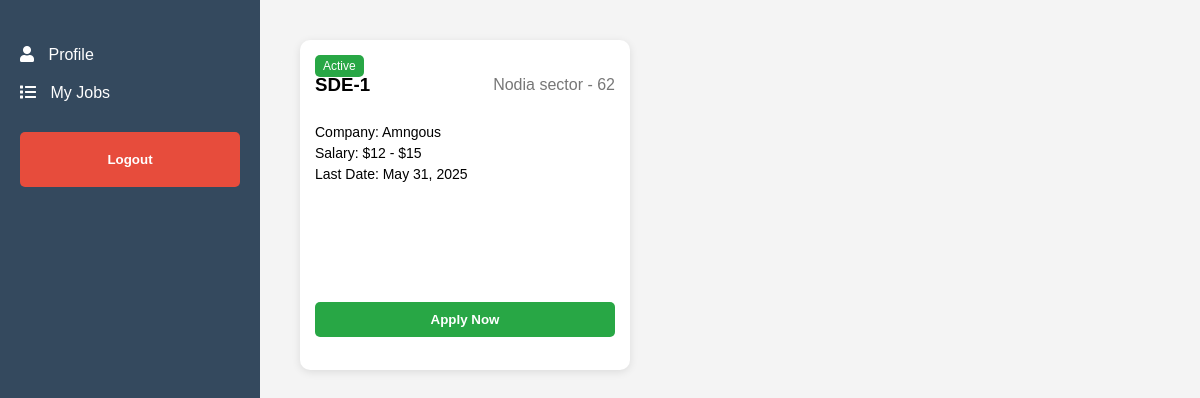
Before: /candidate/candidate-dashboard/ (signed in) with the older database file.
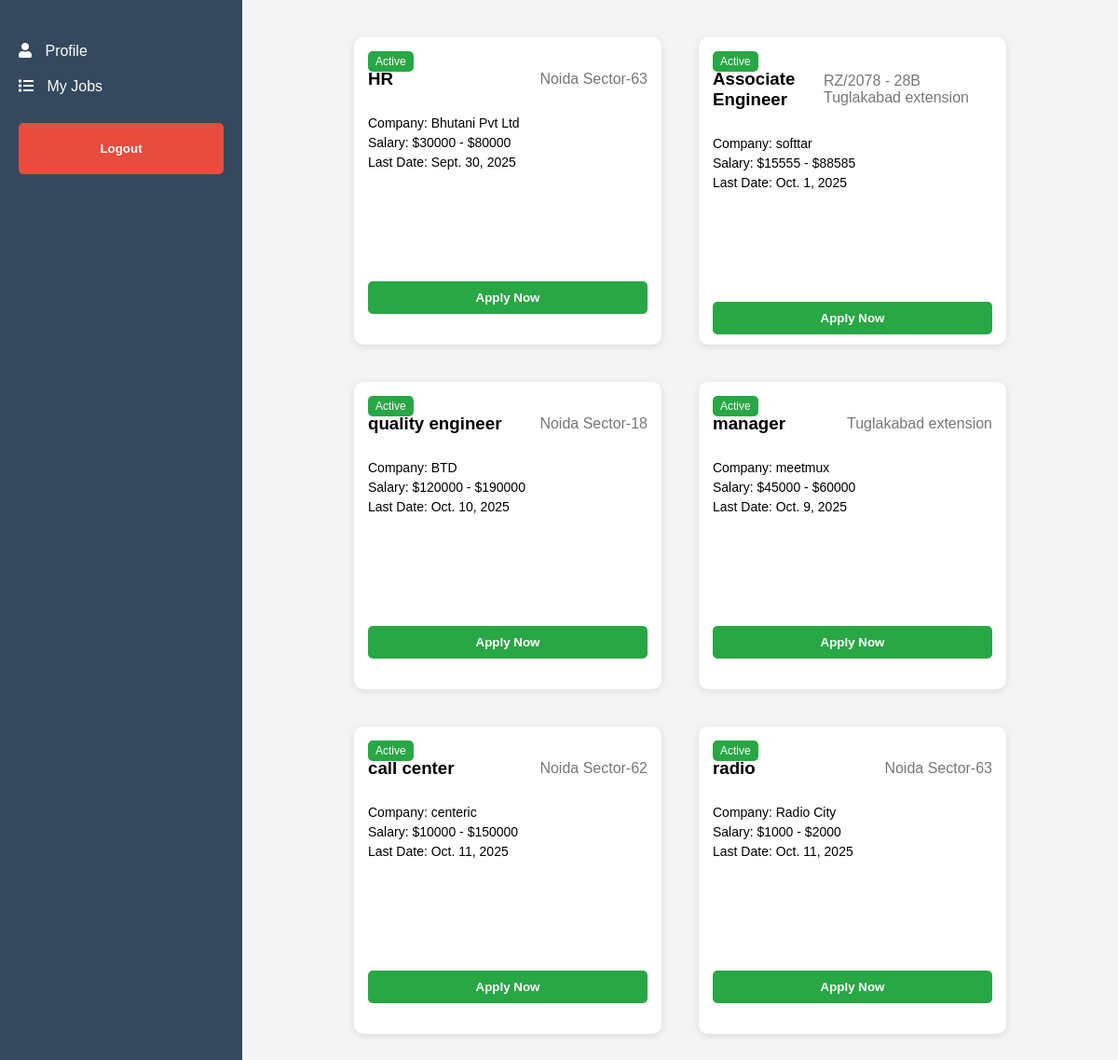
After: the same page with the newer database file.
### hr/models.py (models this page shows, shortened)
class JobPost(models.Model):
    user = models.ForeignKey(to = User, on_delete=models.CASCADE)
    title = models.CharField(max_length=200)
    address = models.CharField(max_length=200)
    companyName = models.CharField(max_length=200)
    salaryLow = models.IntegerField(default=0)
    salaryHigh = models.IntegerField(default=0)
    applycount = models.IntegerField(default=0)
    lastDateToApply = models.DateField()

### candidate/views.py (the view)
# urls.py: path('candidate-dashboard/',views.candidate_dashboard,name='candidate_dashboard'),
@login_required
def candidate_dashboard(request):
    jobpost = JobPost.objects.all()
    return render(request,'candidate/dashboard.html', {'jobpost': jobpost})

### candidate/templates/candidate/dashboard.html (shortened to what this page needs)
<!DOCTYPE html>
<html lang="en">
<head>
  <link rel="stylesheet" href="https://cdnjs.cloudflare.com/ajax/libs/font-awesome/5.15.3/css/all.min.css">
</head>
<body>
  <div class="container">
    {% include 'candidate/navbar.html' %}
    <div class="job-listings">
      {% for job in jobpost %}
        <div class="job-card">
          <div class="active-tag" >Active</div>
          <div class="job-header">
            <h3 >{{job.title}}</h3>
            <span class="job-location" >{{job.address}}</span>
          </div>
          <div class="job-details">
            <p>Company: {{job.companyName}}</p>
            <p>Salary: ${{job.salaryLow}} - ${{job.salaryHigh}}</p>
            <p>Last Date: {{job.lastDateToApply}}</p>
          </div>
          <button class="apply-button"><a href="{% url 'applyforjob' job.id %}" style="text-decoration: none;color: inherit;">Apply Now</a></button>
        </div>
      {% endfor %}
      </div>
  </div>
</body>
</html>

### candidate/templates/candidate/navbar.html (shortened to what this page needs)
<nav class="sidebar">
    <ul>
      <li><a href="{% url 'candidate_dashboard' %}"><i class="fas fa-user"></i> Profile</a></li>
      <li><a href="{% url 'myJobListviews' %}"><i class="fas fa-list"></i> My Jobs</a></li>
    </ul>
    <button class="logout-button"><a href="{% url 'logout_user' %}">Logout</a></button>
  </nav>

### candidate/templates/candidate/dashboard.html (style rules this page uses)
body { margin: 0; font-family: Arial, sans-serif; background-color: #f4f4f4; display: flex; min-height: 100vh; }
.container { display: flex; flex-direction: row; }
.sidebar { background-color: #34495e; color: white; width: 220px; padding: 20px; }
.sidebar ul { list-style: none; padding: 0; }
.sidebar a { display: block; color: white; text-decoration: none; padding: 10px 0; }
.job-listings { flex: 1; display: flex; flex-wrap: wrap; justify-content: center; max-width: calc(100% - 220px); margin: 0 auto; padding: 20px; }
.logout-button { display: block; width: 100%; padding: 10px; background-color: #e74c3c; border: none; border-radius: 5px; color: white; cursor: pointer; font-weight: bold; margin-top: 20px; transition: background-color 0.3s; }
.job-listings { display: flex; flex-wrap: wrap; justify-content: center; max-width: 1200px; margin: 0 auto; }
.job-card { background-color: #ffffff; border-radius: 10px; box-shadow: 0px 2px 8px rgba(0, 0, 0, 0.1); width: 300px; height: 300px; margin: 20px; padding: 15px; position: relative; overflow: hidden; transition: transform 0.2s ease-in-out; }
.active-tag { position: absolute; top: 15px; left: 15px; background-color: #28a745; color: white; padding: 4px 8px; border-radius: 5px; font-size: 12px; }
.job-header { display: flex; justify-content: space-between; align-items: center; margin-bottom: 10px; }
.job-location { color: #777777; }
.job-details p { margin: 5px 0; font-size: 14px; }
.apply-button { display: block; width: 100%; padding: 10px; background-color: #28a745; border: none; border-radius: 5px; color: white; cursor: pointer; font-weight: bold; transition: background-color 0.3s; margin-top: 40%; }
.sidebar a { display: flex; align-items: center; color: white; text-decoration: none; padding: 10px 0; }
.sidebar i { margin-right: 10px; }

### candidate/templates/candidate/navbar.html (style rules this page uses)
.sidebar { background-color: #34495e; color: white; width: 220px; padding: 20px; }
.sidebar ul { list-style: none; padding: 0; }
.sidebar a { display: block; color: white; text-decoration: none; padding: 10px 0; }

Changed rows visible on the page:
removed JobPost: title "SDE-1", address "Nodia sector - 62", companyName "Amngous", salaryLow "12", salaryHigh "15", lastDateToApply "May 31, 2025"
added JobPost: title "HR", address "Noida Sector-63", companyName "Bhutani Pvt Ltd", salaryLow "30000", salaryHigh "80000", lastDateToApply "Sept. 30, 2025"
added JobPost: title "Associate Engineer", address "RZ/2078 - 28B Tuglakabad extension", companyName "softtar", salaryLow "15555", salaryHigh "88585", lastDateToApply "Oct. 1, 2025"
added JobPost: title "quality engineer", address "Noida Sector-18", companyName "BTD", salaryLow "120000", salaryHigh "190000", lastDateToApply "Oct. 10, 2025"
added JobPost: title "manager", address "Tuglakabad extension", companyName "meetmux", salaryLow "45000", salaryHigh "60000", lastDateToApply "Oct. 9, 2025"
added JobPost: title "call center", address "Noida Sector-62", companyName "centeric", salaryLow "10000", salaryHigh "150000", lastDateToApply "Oct. 11, 2025"
added JobPost: title "radio", address "Noida Sector-63", companyName "Radio City", salaryLow "1000", salaryHigh "2000", lastDateToApply "Oct. 11, 2025"
